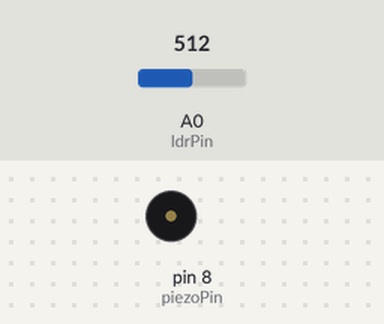
A sketch run on a simulated Arduino Uno, built with avr-gcc and run on an emulated ATmega328P. Parts: buzzer (waves = sounding). The inputs (shaded band) are chosen by the test bench; at power-on: A0 (ldrPin) = 512.

Above: at 1.3 s.
1.4 s: A0 (ldrPin) set to 0
At 2.8 s:
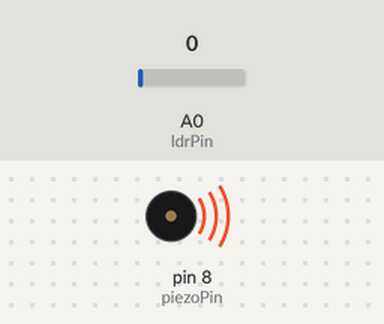
4.5 s: A0 (ldrPin) set to 122
At 4.88 s:
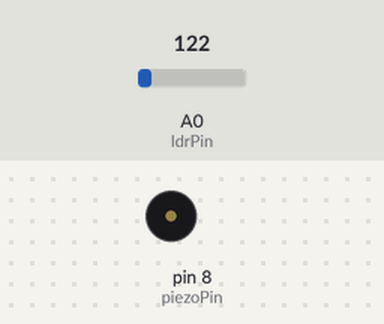
Timing chart, 0 to 13.6 s (numbered marks = the images above; inputs shaded):
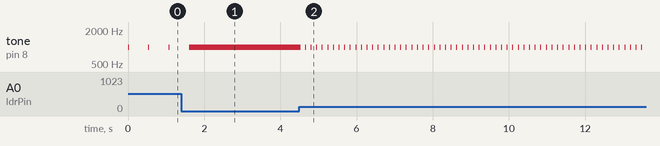

Measured:
- after the input at 1.4 s, tone on pin 8 (piezoPin): goes on until 1.6 s, then stays 1000 Hz
- after the input at 4.5 s, tone on pin 8 (piezoPin): alternates 1000 Hz for 0.03 s and silent for 0.12 s, starting at once
- by itself, tone on pin 8 (piezoPin): alternates 1000 Hz for 0.03 s and silent for 0.51 s

The sketch:

Light_Sensor.ino
```cpp
// Project 14 - Light Sensor with Piezo

int piezoPin = 8;    // Piezo on pin 8
int ldrPin = 0;      // LDR on Analog Pin 0
int ldrValue = 0;    // Value read from the LDR

void setup() {
  // put your setup code here, to run once:

}

void loop() {
  // put your main code here, to run repeatedly:
  ldrValue = analogRead(ldrPin);             // read the value from the LDR
  tone(piezoPin, 1000);                     // play a 1000 Hz tone from the piezo
  delay(25);                               // wait a bit
  noTone(piezoPin);                        // stop the tone
  delay(ldrValue);                         // wait the amount of milliseconds in ldrValue

}
```
